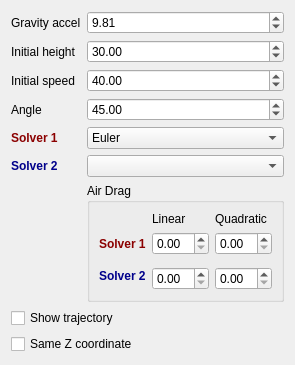
<?xml version="1.0" encoding="UTF-8"?>
<ui version="4.0">
 <class>WidgetProjectiles</class>
 <widget class="QWidget" name="WidgetProjectiles">
  <property name="geometry">
   <rect>
    <x>0</x>
    <y>0</y>
    <width>262</width>
    <height>305</height>
   </rect>
  </property>
  <property name="windowTitle">
   <string>Form</string>
  </property>
  <layout class="QFormLayout" name="formLayout">
   <item row="0" column="0">
    <widget class="QLabel" name="label_2">
     <property name="text">
      <string>Gravity accel</string>
     </property>
    </widget>
   </item>
   <item row="0" column="1">
    <widget class="QDoubleSpinBox" name="gravity">
     <property name="singleStep">
      <double>0.100000000000000</double>
     </property>
     <property name="value">
      <double>9.810000000000000</double>
     </property>
    </widget>
   </item>
   <item row="1" column="0">
    <widget class="QLabel" name="label">
     <property name="text">
      <string>Initial height</string>
     </property>
    </widget>
   </item>
   <item row="1" column="1">
    <widget class="QDoubleSpinBox" name="height">
     <property name="maximum">
      <double>100.000000000000000</double>
     </property>
     <property name="value">
      <double>30.000000000000000</double>
     </property>
    </widget>
   </item>
   <item row="2" column="0">
    <widget class="QLabel" name="label_4">
     <property name="text">
      <string>Initial speed</string>
     </property>
    </widget>
   </item>
   <item row="2" column="1">
    <widget class="QDoubleSpinBox" name="speed">
     <property name="maximum">
      <double>50.000000000000000</double>
     </property>
     <property name="value">
      <double>40.000000000000000</double>
     </property>
    </widget>
   </item>
   <item row="3" column="0">
    <widget class="QLabel" name="label_3">
     <property name="text">
      <string>Angle</string>
     </property>
    </widget>
   </item>
   <item row="3" column="1">
    <widget class="QDoubleSpinBox" name="angle">
     <property name="minimum">
      <double>-90.000000000000000</double>
     </property>
     <property name="maximum">
      <double>90.000000000000000</double>
     </property>
     <property name="value">
      <double>45.000000000000000</double>
     </property>
    </widget>
   </item>
   <item row="4" column="0">
    <widget class="QLabel" name="label_5">
     <property name="styleSheet">
      <string notr="true">font-weight:bold;color:darkred</string>
     </property>
     <property name="text">
      <string>Solver 1</string>
     </property>
    </widget>
   </item>
   <item row="4" column="1">
    <widget class="QComboBox" name="solver1">
     <item>
      <property name="text">
       <string>Euler</string>
      </property>
     </item>
     <item>
      <property name="text">
       <string>Symplectic Euler</string>
      </property>
     </item>
     <item>
      <property name="text">
       <string>Midpoint</string>
      </property>
     </item>
     <item>
      <property name="text">
       <string>RK2</string>
      </property>
     </item>
     <item>
      <property name="text">
       <string>Verlet</string>
      </property>
     </item>
     <item>
      <property name="text">
       <string>RK4</string>
      </property>
     </item>
    </widget>
   </item>
   <item row="5" column="0">
    <widget class="QLabel" name="label_6">
     <property name="styleSheet">
      <string notr="true">font-weight:bold;color:darkblue</string>
     </property>
     <property name="text">
      <string>Solver 2</string>
     </property>
    </widget>
   </item>
   <item row="5" column="1">
    <widget class="QComboBox" name="solver2"/>
   </item>
   <item row="7" column="0" colspan="2">
    <widget class="QCheckBox" name="trajectory">
     <property name="text">
      <string>Show trajectory</string>
     </property>
    </widget>
   </item>
   <item row="8" column="0" colspan="2">
    <widget class="QCheckBox" name="sameZ">
     <property name="text">
      <string>Same Z coordinate</string>
     </property>
    </widget>
   </item>
   <item row="6" column="1">
    <widget class="QGroupBox" name="drag">
     <property name="title">
      <string>Air Drag</string>
     </property>
     <layout class="QGridLayout" name="gridLayout_2">
      <item row="4" column="2">
       <widget class="QDoubleSpinBox" name="linear1">
        <property name="singleStep">
         <double>0.100000000000000</double>
        </property>
       </widget>
      </item>
      <item row="4" column="0">
       <widget class="QLabel" name="Solver1Label">
        <property name="palette">
         <palette>
          <active>
           <colorrole role="WindowText">
            <brush brushstyle="SolidPattern">
             <color alpha="255">
              <red>139</red>
              <green>0</green>
              <blue>0</blue>
             </color>
            </brush>
           </colorrole>
           <colorrole role="Text">
            <brush brushstyle="SolidPattern">
             <color alpha="255">
              <red>139</red>
              <green>0</green>
              <blue>0</blue>
             </color>
            </brush>
           </colorrole>
           <colorrole role="ButtonText">
            <brush brushstyle="SolidPattern">
             <color alpha="255">
              <red>139</red>
              <green>0</green>
              <blue>0</blue>
             </color>
            </brush>
           </colorrole>
           <colorrole role="PlaceholderText">
            <brush brushstyle="SolidPattern">
             <color alpha="128">
              <red>139</red>
              <green>0</green>
              <blue>0</blue>
             </color>
            </brush>
           </colorrole>
          </active>
          <inactive>
           <colorrole role="WindowText">
            <brush brushstyle="SolidPattern">
             <color alpha="255">
              <red>139</red>
              <green>0</green>
              <blue>0</blue>
             </color>
            </brush>
           </colorrole>
           <colorrole role="Text">
            <brush brushstyle="SolidPattern">
             <color alpha="255">
              <red>139</red>
              <green>0</green>
              <blue>0</blue>
             </color>
            </brush>
           </colorrole>
           <colorrole role="ButtonText">
            <brush brushstyle="SolidPattern">
             <color alpha="255">
              <red>139</red>
              <green>0</green>
              <blue>0</blue>
             </color>
            </brush>
           </colorrole>
           <colorrole role="PlaceholderText">
            <brush brushstyle="SolidPattern">
             <color alpha="128">
              <red>139</red>
              <green>0</green>
              <blue>0</blue>
             </color>
            </brush>
           </colorrole>
          </inactive>
          <disabled>
           <colorrole role="WindowText">
            <brush brushstyle="SolidPattern">
             <color alpha="255">
              <red>139</red>
              <green>0</green>
              <blue>0</blue>
             </color>
            </brush>
           </colorrole>
           <colorrole role="Text">
            <brush brushstyle="SolidPattern">
             <color alpha="255">
              <red>139</red>
              <green>0</green>
              <blue>0</blue>
             </color>
            </brush>
           </colorrole>
           <colorrole role="ButtonText">
            <brush brushstyle="SolidPattern">
             <color alpha="255">
              <red>139</red>
              <green>0</green>
              <blue>0</blue>
             </color>
            </brush>
           </colorrole>
           <colorrole role="PlaceholderText">
            <brush brushstyle="SolidPattern">
             <color alpha="128">
              <red>139</red>
              <green>0</green>
              <blue>0</blue>
             </color>
            </brush>
           </colorrole>
          </disabled>
         </palette>
        </property>
        <property name="font">
         <font>
          <bold>true</bold>
         </font>
        </property>
        <property name="text">
         <string>Solver 1</string>
        </property>
       </widget>
      </item>
      <item row="4" column="3">
       <widget class="QDoubleSpinBox" name="quadratic1">
        <property name="singleStep">
         <double>0.100000000000000</double>
        </property>
       </widget>
      </item>
      <item row="3" column="3">
       <widget class="QLabel" name="QuadraticLabel">
        <property name="text">
         <string>Quadratic</string>
        </property>
       </widget>
      </item>
      <item row="5" column="0" rowspan="2">
       <widget class="QLabel" name="solver2Label">
        <property name="palette">
         <palette>
          <active>
           <colorrole role="WindowText">
            <brush brushstyle="SolidPattern">
             <color alpha="255">
              <red>0</red>
              <green>0</green>
              <blue>139</blue>
             </color>
            </brush>
           </colorrole>
           <colorrole role="Text">
            <brush brushstyle="SolidPattern">
             <color alpha="255">
              <red>0</red>
              <green>0</green>
              <blue>139</blue>
             </color>
            </brush>
           </colorrole>
           <colorrole role="ButtonText">
            <brush brushstyle="SolidPattern">
             <color alpha="255">
              <red>0</red>
              <green>0</green>
              <blue>139</blue>
             </color>
            </brush>
           </colorrole>
           <colorrole role="PlaceholderText">
            <brush brushstyle="SolidPattern">
             <color alpha="128">
              <red>0</red>
              <green>0</green>
              <blue>139</blue>
             </color>
            </brush>
           </colorrole>
          </active>
          <inactive>
           <colorrole role="WindowText">
            <brush brushstyle="SolidPattern">
             <color alpha="255">
              <red>0</red>
              <green>0</green>
              <blue>139</blue>
             </color>
            </brush>
           </colorrole>
           <colorrole role="Text">
            <brush brushstyle="SolidPattern">
             <color alpha="255">
              <red>0</red>
              <green>0</green>
              <blue>139</blue>
             </color>
            </brush>
           </colorrole>
           <colorrole role="ButtonText">
            <brush brushstyle="SolidPattern">
             <color alpha="255">
              <red>0</red>
              <green>0</green>
              <blue>139</blue>
             </color>
            </brush>
           </colorrole>
           <colorrole role="PlaceholderText">
            <brush brushstyle="SolidPattern">
             <color alpha="128">
              <red>0</red>
              <green>0</green>
              <blue>139</blue>
             </color>
            </brush>
           </colorrole>
          </inactive>
          <disabled>
           <colorrole role="WindowText">
            <brush brushstyle="SolidPattern">
             <color alpha="255">
              <red>0</red>
              <green>0</green>
              <blue>139</blue>
             </color>
            </brush>
           </colorrole>
           <colorrole role="Text">
            <brush brushstyle="SolidPattern">
             <color alpha="255">
              <red>0</red>
              <green>0</green>
              <blue>139</blue>
             </color>
            </brush>
           </colorrole>
           <colorrole role="ButtonText">
            <brush brushstyle="SolidPattern">
             <color alpha="255">
              <red>0</red>
              <green>0</green>
              <blue>139</blue>
             </color>
            </brush>
           </colorrole>
           <colorrole role="PlaceholderText">
            <brush brushstyle="SolidPattern">
             <color alpha="128">
              <red>0</red>
              <green>0</green>
              <blue>139</blue>
             </color>
            </brush>
           </colorrole>
          </disabled>
         </palette>
        </property>
        <property name="font">
         <font>
          <bold>true</bold>
         </font>
        </property>
        <property name="text">
         <string>Solver 2</string>
        </property>
       </widget>
      </item>
      <item row="6" column="2">
       <widget class="QDoubleSpinBox" name="linear2">
        <property name="singleStep">
         <double>0.100000000000000</double>
        </property>
       </widget>
      </item>
      <item row="6" column="3">
       <widget class="QDoubleSpinBox" name="quadratic2">
        <property name="singleStep">
         <double>0.100000000000000</double>
        </property>
       </widget>
      </item>
      <item row="3" column="2">
       <widget class="QLabel" name="LinearLabel">
        <property name="text">
         <string>Linear</string>
        </property>
       </widget>
      </item>
     </layout>
    </widget>
   </item>
  </layout>
 </widget>
 <resources/>
 <connections/>
</ui>
